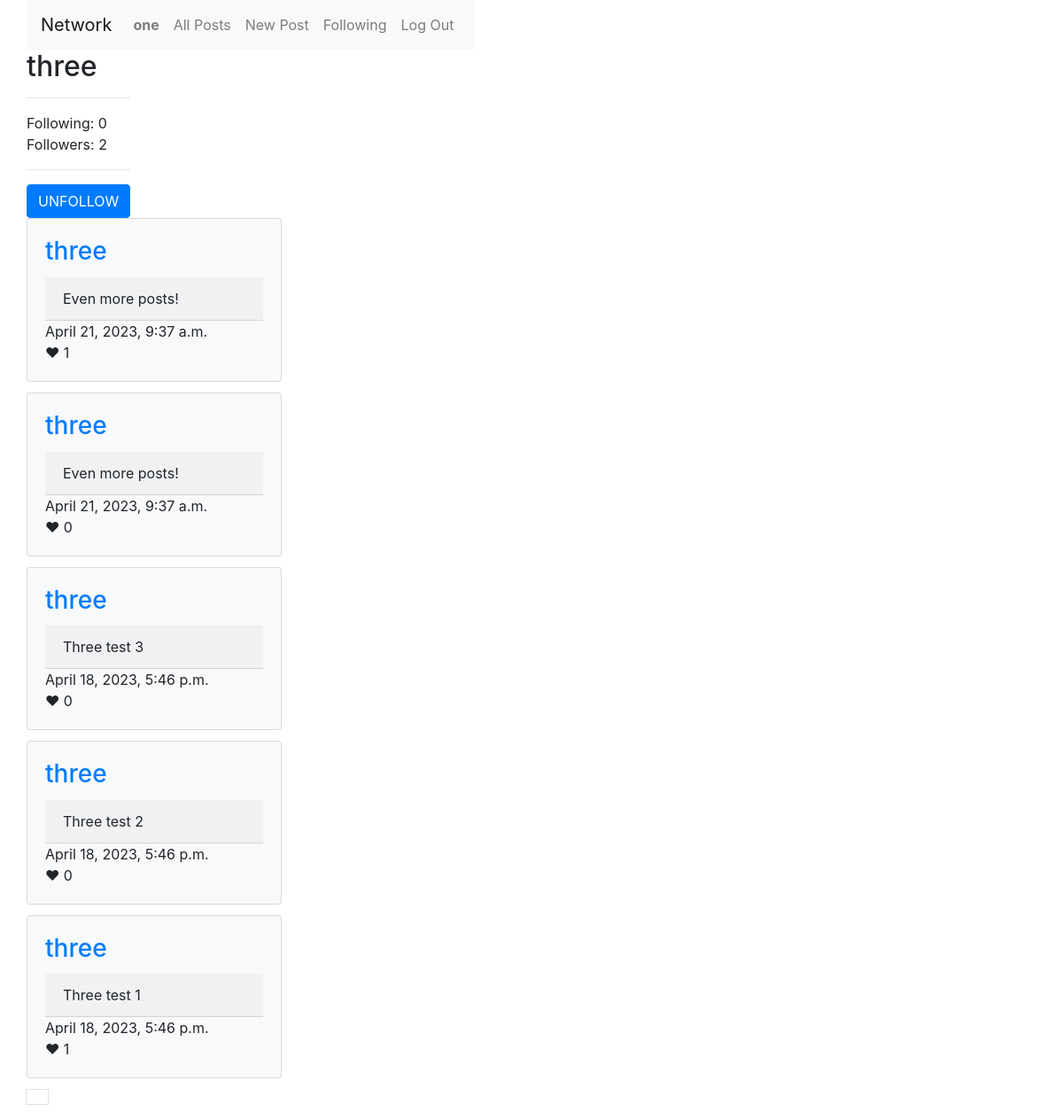
The page /user/three (signed in) on the database its author committed.
### network/models.py (models this page shows, shortened)
class User(AbstractUser):
    followers = models.ManyToManyField('self', symmetrical=False, blank=True)
    def followers_count(self):
        return self.followers.count()
    def follows_count(self):
        return User.objects.filter(followers=self).count()
    def __str__(self):
        return f"{self.username}"

class Posts(models.Model):
    user = models.ForeignKey(User, on_delete=models.CASCADE)
    content = models.CharField(max_length=280)
    datetime = models.DateTimeField(auto_now_add=True)
    likes = models.ManyToManyField(User, symmetrical=False, blank=True, related_name="likes")
    def LikeCount(self):
        return self.likes.count()
    class Meta:
        ordering = ['-datetime']

### network/views.py (the view)
# urls.py: path("user/<profile>", views.user, name="user"),
@login_required
def user(request, profile):
    user_profile = User.objects.get(username=profile)
    user_posts = Posts.objects.filter(user=user_profile)
    user_posts = Paginator(user_posts, 10)
    page = 1
    if request.GET.get("page") != None:
        page = request.GET.get("page")
    follow_btn = ""
    if user_profile != request.user:
        if request.user in user_profile.followers.all():
            follow_btn = "UNFOLLOW"
        else:
            follow_btn = "FOLLOW"
    follow_count = user_profile.follows_count()
    follower_count = user_profile.followers_count()
    return render(request, "network/user.html", {
        "user_posts": user_posts.page(page),
        "profile_name": profile,
        "follow_btn": follow_btn,
        "follow_count": follow_count,
        "follower_count": follower_count,
    })

### network/templates/network/user.html (shortened to what this page needs)
{% extends "network/layout.html" %}
{% block body %}
<div class="container">
    <div class="row align-items-center">
    <div>
        <h2 id="user_name">{{ profile_name }}</h2>
        <hr>
        <div>Following: {{ follow_count }}</div>
        <div id="follow-count">Followers: {{ follower_count }}</div>
        <hr>
        {% if not profile_name == request.user.username %}
        <button class="btn btn-primary" id="follow-button" onclick=followUser()>{{follow_btn}}</button>
        {% endif %}
    </div>
</div>
</div>
    <div class="container">
        <div class="row align-items-center">
    {% for post in user_posts %}
        <div class="card-columns">
            <div class="card bg-light" style="width: 18rem;">
                <div class="card-body">
                    <h3 class="card-title"><a href="{% url 'user' post.user.username %}">{{post.user}}</a></h3>
                    <div class="card-header"  id="content{{post.pk}}">{{post.content}}</div>
                    <div>{{post.datetime}}</div>
                    {% if not post.user == user %}
                        <div onclick=likePost(this.id) id="like{{post.pk}}">
                            ❤
                            {% if post.LikeCount > 0 %}
                            {{post.LikeCount}}
                            {% else %}
                                0
                            {% endif %}
                        </div>
                    {% endif %}
                </div>
            </div>
        </div>
    {% endfor %}
</div>
</div>
    <div class="container">
        <div class="row align-items-center">
    <div>
        <nav aria-label="Page navigation">
            <ul class="pagination">
                <li><a class="page-link" href="">{{user_posts.page_number}}</a></li>
            </ul>
        </nav>
    </div>
</div>
</div>
{% endblock %}

### network/templates/network/layout.html (shortened to what this page needs)
{% load static %}
<!DOCTYPE html>
<html lang="en">
    <head>
        <link rel="stylesheet" href="https://stackpath.bootstrapcdn.com/bootstrap/4.4.1/css/bootstrap.min.css">
        <link href="{% static 'network/styles.css' %}" rel="stylesheet">
    </head>
    <body>
        <div class="container">
            <div class="row align-items-center">
                <nav class="navbar navbar-expand-lg navbar-light bg-light">
                    <a class="navbar-brand" href="#">Network</a>
                    <div>
                        <ul class="navbar-nav mr-auto">
                            {% if user.is_authenticated %}
                                <li class="nav-item">
                                    <a class="nav-link" href="{% url 'user' request.user.username %}"><strong>{{ user.username }}</strong></a>
                                </li>
                            {% endif %}
                            <li class="nav-item">
                            <a class="nav-link" href="{% url 'index' %}">All Posts</a>
                            </li>
                            {% if user.is_authenticated %}
                                <li class="nav-item">
                                    <a class="nav-link" href="{% url 'newpost' %}"> New Post</a>
                                </li>
                                <li class="nav-item">
                                    <a class="nav-link" href="{% url 'followed_posts' %}">Following</a>
                                </li>
                                <li class="nav-item">
                                    <a class="nav-link" href="{% url 'logout' %}">Log Out</a>
                                </li>
                            {% endif %}
                        </ul>
                    </div>
                </nav>
            </div>
        </div>
        <div class="body">
            {% block body %}
            {% endblock %}
        </div>
    </body>
</html>

### rows shown on the page
User: username "one"
User: username "three"
Posts: user "three", content "Even more posts!", datetime "April 21, 2023, 9:37 a.m.", LikeCount "1"
Posts: user "three", content "Even more posts!", datetime "April 21, 2023, 9:37 a.m."
Posts: user "three", content "Three test 3", datetime "April 18, 2023, 5:46 p.m."
Posts: user "three", content "Three test 2", datetime "April 18, 2023, 5:46 p.m."
Posts: user "three", content "Three test 1", datetime "April 18, 2023, 5:46 p.m.", LikeCount "1"

### other values the page prints
{{ follow_count }} "0"
{{ follower_count }} "2"
{{ follow_btn }} "UNFOLLOW"
